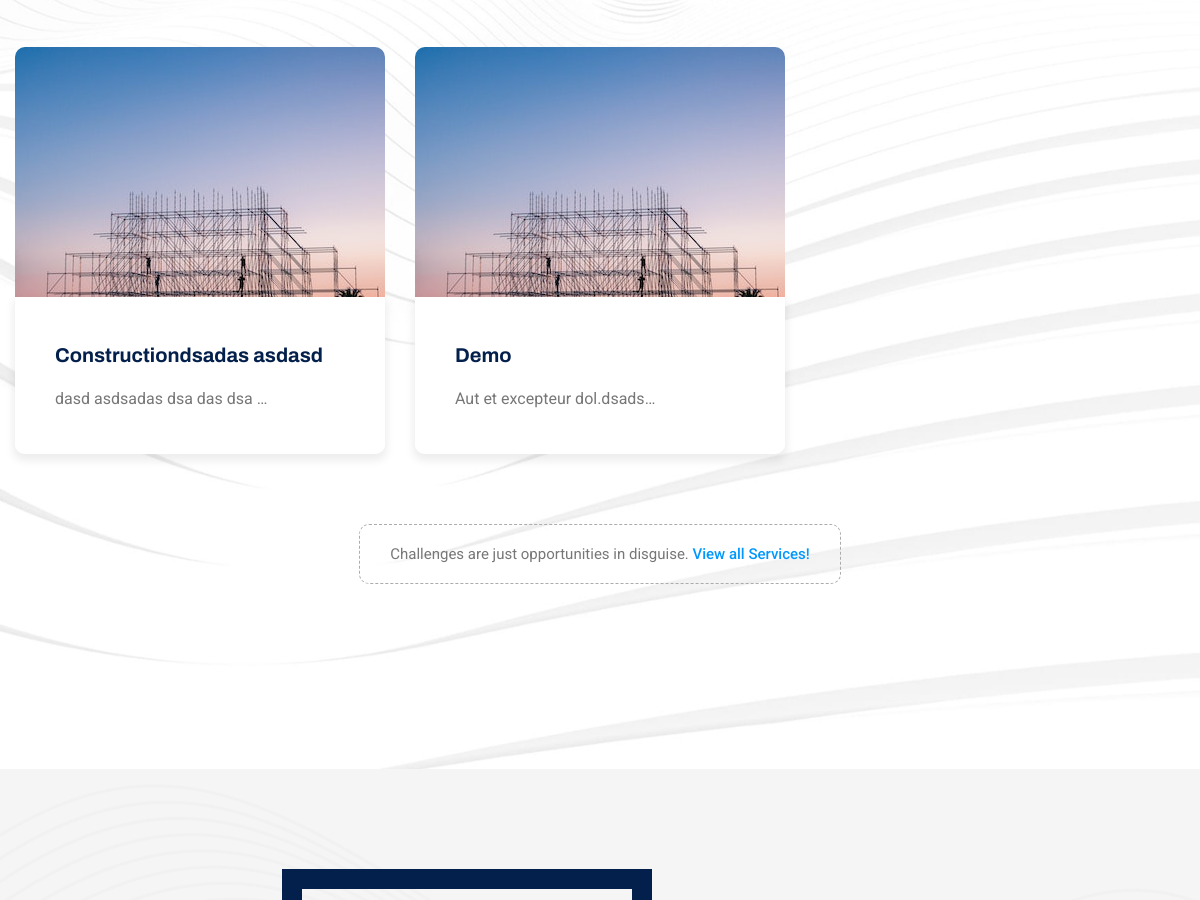
Before: / (middle part) with the older database file.
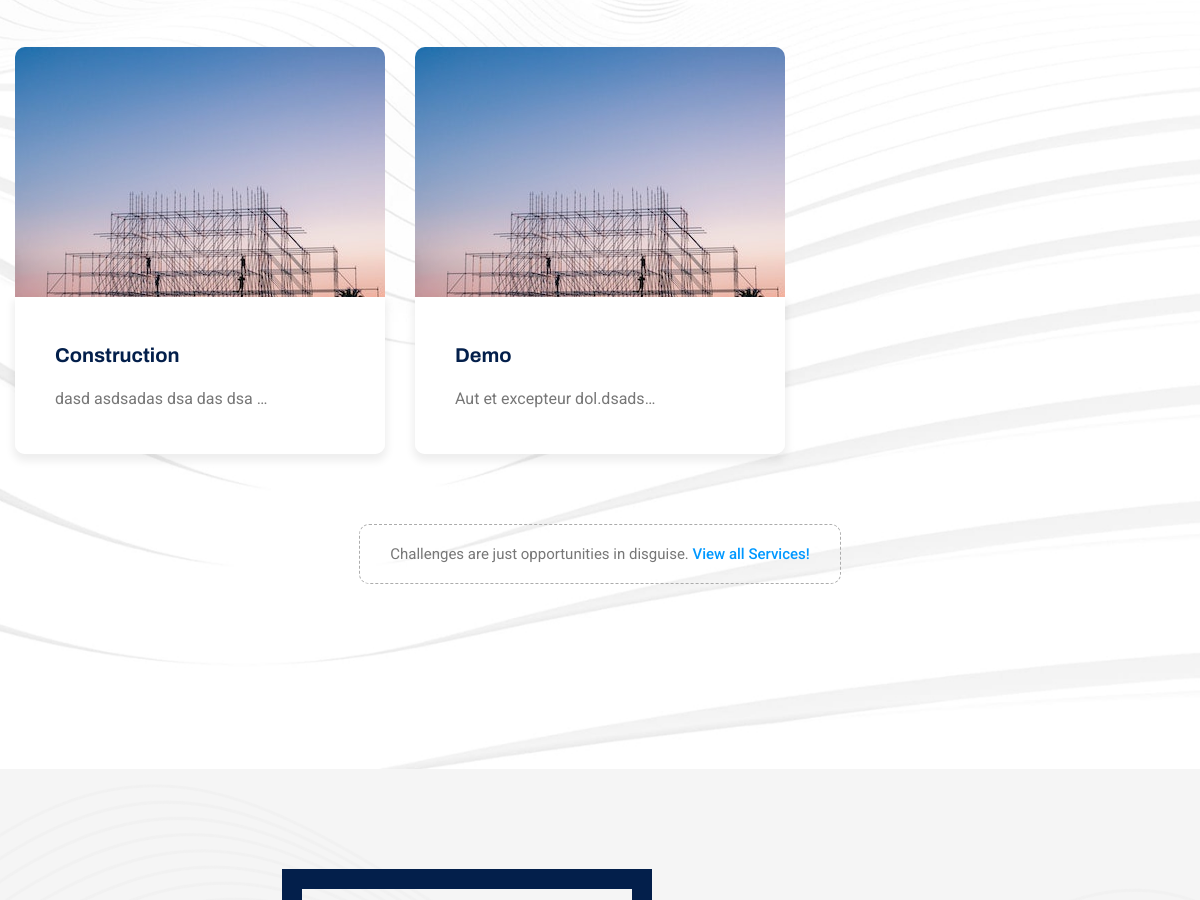
After: the same page with the newer database file.
### features/models.py (models this page shows, shortened)
class Service(models.Model):
    service_title = models.CharField(max_length=200)
    service_description = models.TextField()
    service_image = models.ImageField(upload_to="Services_images/",verbose_name="Service Image (370*250)")
    slug = AutoSlugField(populate_from='service_title', unique=True)
    created = models.DateField(auto_now_add=True)
    class Meta:
        verbose_name_plural = "06. Services"

### features/views.py (the view)
# urls.py: path("", views.home, name="home"),
def home(request):
    blogs = Blog.objects.all()[:3]
    services = Service.objects.all()[:3]
    slides = Slider.objects.all()
    home = HomeContent.objects.filter()[:1].get()
    context = {
        'slides':slides,
        'home':home,
        'blogs':blogs,
        'services':services,
    }
    return render(request,'index.html',context)

### features/context_processor.py (called while the page is built)
def custom_data(request):
    if CompanySetup.objects.all().exists():
        setup = CompanySetup.objects.all().order_by('-created')
        data = setup[0]
        return {'data': data}
    else:
        data=None
        return {'data': data}

### templates/index.html (shortened to what this page needs)
{% load static %}{% include "header.html" %}
<section class="select-country-style3-area">
    <div class="container">
        <div class="row">
            <div class="col-xl-12">
                <div class="top">
                    <div class="sec-title">
                    </div>
                </div>
            </div>
        </div>
        <div class="row">
            {% for service in services %}
            <div class="col-xl-4 col-lg-4">
                <div class="single-select-country-style3">
                    <div class="img-holder">
                        <div class="inner">
                            <img src="{{service.service_image.url}}" alt="Awesome Image">
                        </div>
                    </div>
                    <div class="text-holder">
                        <h3>{{service.service_title}}</h3>
                        <p>{{service.service_description|safe | truncatechars:30}}</p>
                    </div>
                </div>
            </div>
            {% endfor %}
        </div>
        <div class="row">
            <div class="col-xl-12">
                <div class="view-all-country-button-style2 text-center">
                    <p>Challenges are just opportunities in disguise. <a href="{% url 'services' %}">View all Services!</a></p>
                </div>
            </div>
        </div>
    </div>
</section>
<section class="choose-area">
    <div class="layer-outer" style="background-image: url({% static 'assets/images/shape/shape-1.png' %})"></div>
    <div class="container">
        <div class="row">
            <div class="col-xl-6">
                <div class="choose-left-box">
                </div>
            </div>
            <div class="col-xl-6">
                <div class="choose-content-box">
                    <div class="sec-title">
                        <h2><br><span>{{home.bottom_title}}</span></h2>
                    </div>
                </div>
            </div>
        </div>
    </div>
</section>
{% include "footer.html" %}

Changed rows visible on the page:
changed Service "dasd asdsadas dsa das dsa …": service_title "Constructiondsadas asdasd" → "Construction"
